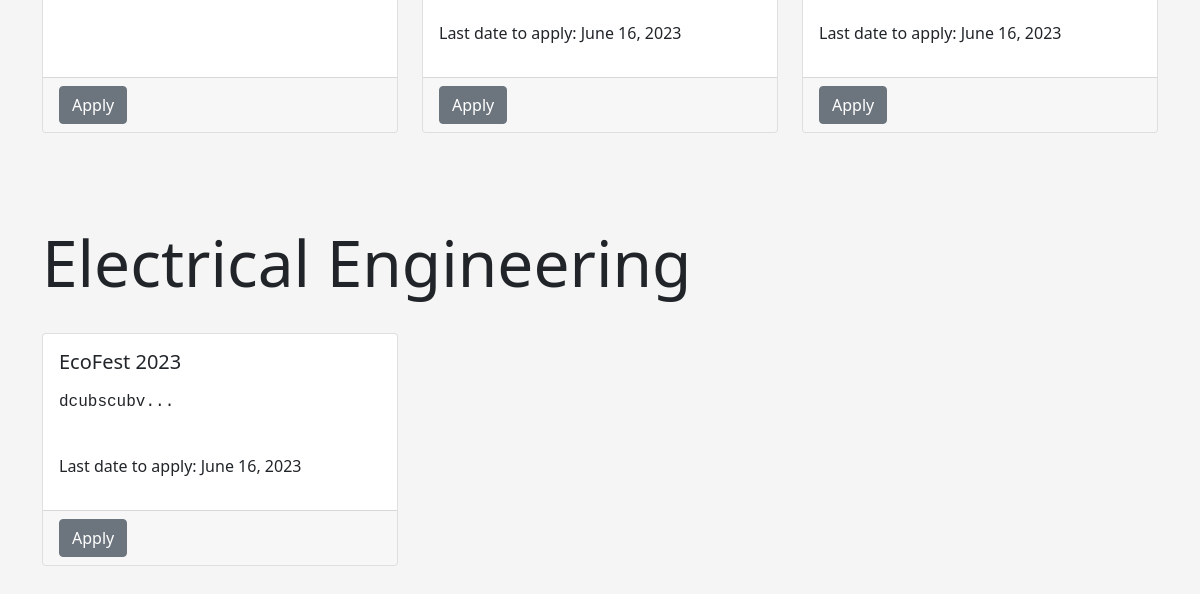
The app's page / (lower part), older data.
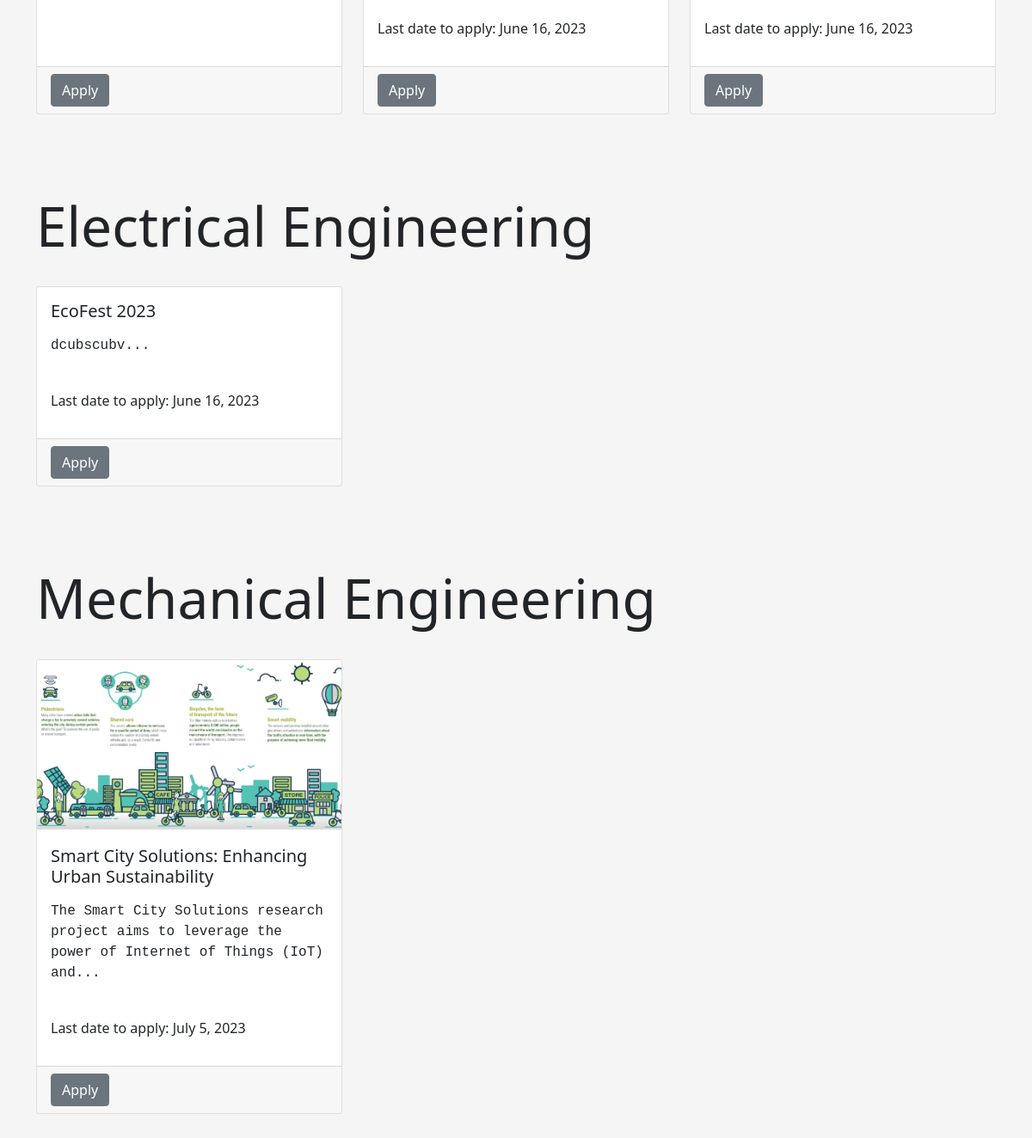
The same page, newer data.
### eventcentral/models.py (models this page shows)
class Event(models.Model):
    name = models.CharField('Event Name', max_length=100)
    event_date = models.DateField('Event Date')
    description = models.TextField()
    opentodept = models.CharField(max_length=50, choices=DEPT_CHOICES)
    event_image = models.ImageField(null=True, blank=True, upload_to="images/")
    def __str__(self):
        return self.name

### eventcentral/views.py (the view)
# urls.py: 2. Add a URL to urlpatterns:  path('', views.home, name='home')
def home(request):
    today = date.today()
    closing = Event.objects.filter(event_date__year=today.year, event_date__month=today.month, event_date__day=today.day)
    event_list = Event.objects.all().order_by('opentodept')
    return render(request, 'eventcentral/home.html', {'event_list': event_list, 'closing': closing,} )

### eventcentral/templates/eventcentral/home.html (shortened to what this page needs)
{% extends 'eventcentral/base.html' %}
{% block content %}
<br><br><br><br><br>
{% regroup event_list by opentodept as grouped_list %}
{% for group in grouped_list %}
<h1 class="display-3">{{ group.grouper }}</h1>
<br>
<div class="row">
    {% for item in group.list %}
    <div class="col-md-4 card-column">
      <div class="card h-100">
        {% if item.event_image %}
        <img class="card-img-top custom-card-img" src="{{item.event_image.url}}" alt="Image">
        {% endif %}
        <div class="card-body">
          <h5 class="card-title">{{ item }}</h5>
          <p class="card-text"><p class="font-monospace">{{ item.description|slice:":100" }}...</p><br> Last date to apply: {{ item.event_date }}</p>
        </div>
        <div class="card-footer">
          <a href="#" class="btn btn-secondary">Apply</a>
        </div>
      </div>
    </div>
    {% endfor %}
</div>
<br>
<br>
<br>
{% endfor %}
{% endblock %}

Row changes from the older to the newer data that the page shows:
added Event: grouper "Mechanical Engineering", event_image (picture), name "Smart City Solutions: Enhancing Urban Sustainability", description "The Smart City Solutions research project aims to leverage the power of Internet of Things (IoT) and", event_date "July 5, 2023"
